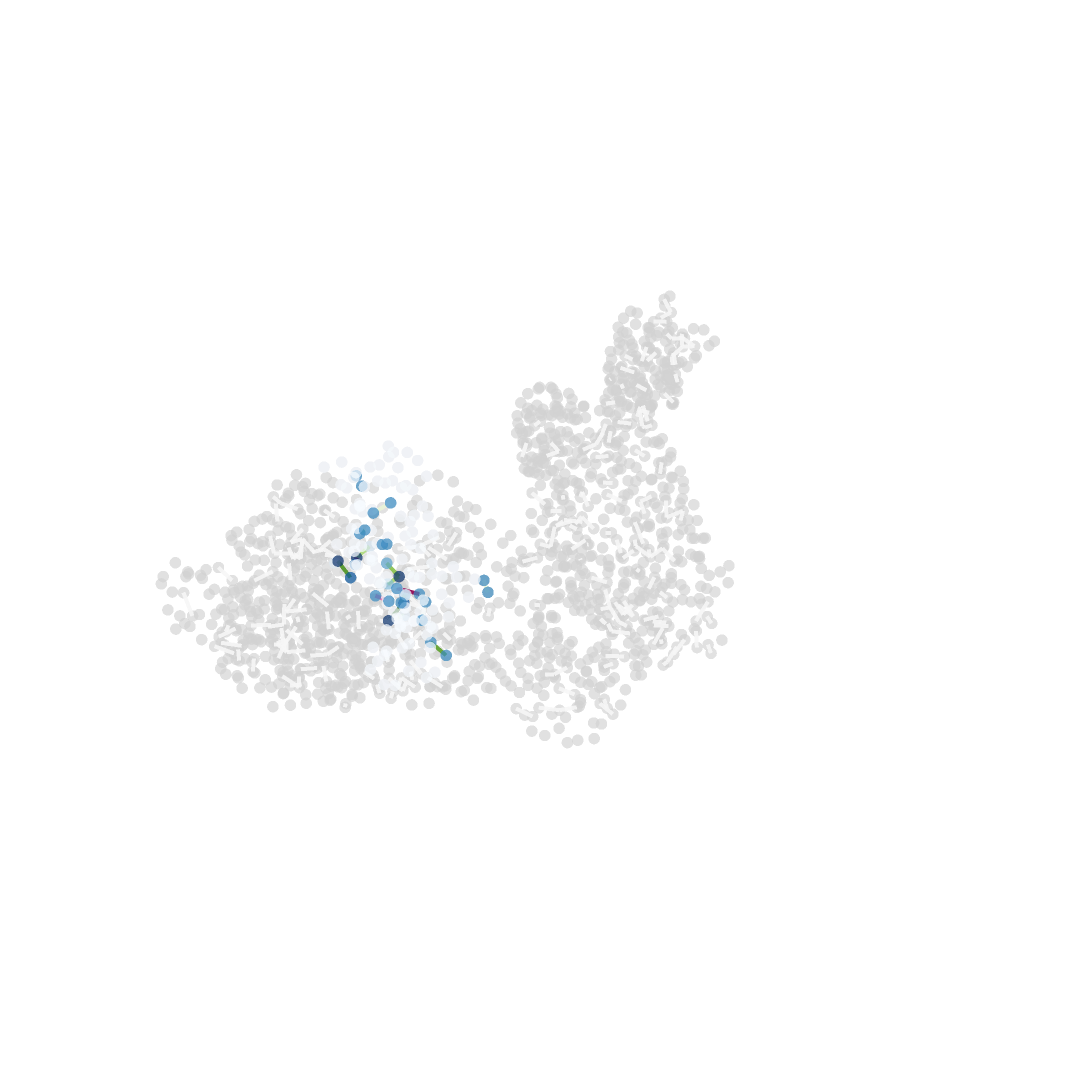

Notebook code cell kept with this figure:
### Code cell
# Create the edge trace, coloring by the attribute vector
SIZE = 4
axis = dict(showbackground=False, showline=False, zeroline=False,
                showgrid=False, showticklabels=False, title='')
layout = go.Layout(title='', width=1250, height=1250, showlegend=False,
                    scene=dict(xaxis=dict(axis), yaxis=dict(axis), zaxis=dict(axis)),
                    margin=dict(t=100), hovermode='closest')
fig = go.Figure(layout=layout)
fig.update_layout(plot_bgcolor='white', paper_bgcolor='white', scene=dict(dragmode='orbit'))

fig.add_trace(go.Scatter3d(
    x=Xg,y=Yg,z=Zg,
    mode='markers',
    marker=dict(symbol='circle', size=SIZE, color="lightgray"), # Picnic , colorbar=dict(title='PR score')
    hoverinfo='text',
    opacity=0.7, # Blues
))
fig.add_trace(go.Scatter3d(
    x=edges_x,
    y=edges_y,
    z=edges_z,
    mode='lines',
    line=dict(width=8, color=edge_class, colorscale='piyg', cmin=-0.1, cmax=0.1),  # Base color for edgescolorbar=dict(title='Relative Distance Change'), 
    opacity=0.9 # piyg
))
# fig.add_trace(go.Scatter3d(
#     x=list(top_residues["x"]),
#     y=list(top_residues["y"]),
#     z=list(top_residues["z"]),
#     mode='markers',
#     marker=dict(symbol='circle', size=SIZE+1, color="blue"), # Picnic
#     hoverinfo='text'
# ))
# fig.add_trace(go.Scatter3d(
#     x=list(top_residues["x"]),
#     y=list(top_residues["y"]),
#     z=list(top_residues["z"]),
#     mode='text',
#     text=list(top_residues["residue"]),
#     textposition='top center',
#     name='Annotations'
# ))
import matplotlib.cm as cm
colormap = cm.get_cmap('Spectral_r')
#colors = [colormap(i/len(communities_list)) for i in range(len(communities_list))]
colors = ["orange", "blue", "yellow", "green"]

for i in range(len(communities_list)):
        
        community_idx = communities_list[i]
        
        # color for community
        nodes_in_community = communities[community_idx]['nodes']
        # c = colors[i]
        # c = colormap(avg_edge_masks_normalized[community_idx])
        # community_color = f"rgba({c[0]*255}, {c[1]*255}, {c[2]*255}, {c[3]*255})"
        community_color = colors[i]
        # Plot community mean position and standard deviation
        fig.add_trace(go.Scatter3d(
            x=[Xg[i] for i in nodes_in_community],
            y=[Yg[i] for i in nodes_in_community],
            z=[Zg[i] for i in nodes_in_community],
            mode='markers',
            # marker=dict(symbol='circle', size=SIZE, color=community_color, colorscale="Blues"), # Picnic , colorbar=dict(title='PR score')
            marker=dict(symbol='circle', size=SIZE+3, color=[color_score[i] for i in nodes_in_community], colorscale="Blues"), # Picnic , colorbar=dict(title='PR score')
            hoverinfo='text',
            opacity=0.7, # Blues
        ))

        # # Calculate the center of the community for each extension
        # start_extension = force_idx
        # end_extension = 1 - start_extension
        # start_positions = positions[start_extension]['mean'][nodes_in_community, :]
        # end_positions = positions[end_extension]['mean'][nodes_in_community, :]
        
        # # Draw community average 
        # start_center = np.mean(start_positions, axis=0)
        # end_center = np.mean(end_positions, axis=0)
        # displacement = np.mean(start_positions - end_positions, axis=0)
        # displacement_std = np.std(start_positions - end_positions, axis=0)
        # df_displacement.iloc[i] = list(displacement) + list(displacement_std) + [start_positions.shape[0]]
        
        # # Add circle for the start center
        # fig.add_trace(go.Scatter3d(
        #     x=[start_center[0]], y=[start_center[1]], z=[start_center[2]],
        #     mode='markers', marker=dict(size=4, color='green', symbol='circle')
        # ))
        displacement_txt = f'C{community_idx} n={len(nodes_in_community)}'
        # displacement_std_txt = f'SD △=({displacement_std[0]:.1f}, {displacement_std[1]:.1f}, {displacement_std[2]:.1f})'
        # print(displacement_txt + "  " + displacement_std_txt + f" n={start_positions.shape[0]}")
        # # add text 
        # fig.add_trace(go.Scatter3d(
        #     x=[end_center[0] + 10], 
        #     y=[end_center[1] + 10], 
        #     z=[end_center[2] - 10],
        #     mode='text',
        #     text=[displacement_txt],  # Replace with your desired text
        #     textfont=dict(size=14),   # Set text size
        #     textposition='top center' # Adjust text position relative to the point
        # ))
        # # add text 
        # fig.add_trace(go.Scatter3d(
        #     x=[end_center[0] + 10], 
        #     y=[end_center[1] + 10], 
        #     z=[end_center[2] - 5],
        #     mode='text',
        #     text=[displacement_std_txt],  # Replace with your desired text
        #     textfont=dict(size=14),   # Set text size
        #     textposition='top center' # Adjust text position relative to the point
        # ))

        # # Add line from start_center to end_center
        # fig.add_trace(go.Scatter3d(
        #     x=[start_center[0], end_center[0]], y=[start_center[1], end_center[1]], z=[start_center[2], end_center[2]],
        #     mode='lines',
        #     line=dict(color='green', width=cone_scale*2),
        # ))

        # # Add the arrowhead (cone shape) at the end of the arrow
        # fig.add_trace(go.Cone(
        #     x=[end_center[0]], y=[end_center[1]], z=[end_center[2]],
        #     u=[end_center[0] - start_center[0]],
        #     v=[end_center[1] - start_center[1]],
        #     w=[end_center[2] - start_center[2]],
        #     sizemode="absolute",
        #     sizeref=cone_scale,  # Adjust the size of the cone tip
        #     showscale=False,
        #     anchor="tip",
        #     colorscale=[[0, 'green'], [1, 'green']],
        # ))

fig.show()

fig.write_html(f"{EXPORT_DIR}/pagerank-thd{bound_thd}-repall.html")

### Figure 1 — Plotly figure (JSON) as saved in the notebook; plotly's stock layout.template omitted (floating-point values rounded to 4 significant figures; data arrays with more than 128 entries replaced by an {"elided": "..."} marker saying what was removed)
{"data": [{"hoverinfo": "text", "marker": {"color": "lightgray", "size": 4, "symbol": "circle"}, "mode": "markers", "opacity": 0.7, "type": "scatter3d", "x": {"elided": "1595 float values"}, "y": {"elided": "1595 float values"}, "z": {"elided": "1595 float values"}}, {"line": {"cmax": 0.1, "cmin": -0.1, "color": {"elided": "642 float values"}, "colorscale": [[0, "rgb(142,1,82)"], [0.1, "rgb(197,27,125)"], [0.2, "rgb(222,119,174)"], [0.3, "rgb(241,182,218)"], [0.4, "rgb(253,224,239)"], [0.5, "rgb(247,247,247)"], [0.6, "rgb(230,245,208)"], [0.7, "rgb(184,225,134)"], [0.8, "rgb(127,188,65)"], [0.9, "rgb(77,146,33)"], [1, "rgb(39,100,25)"]], "width": 8}, "mode": "lines", "opacity": 0.9, "type": "scatter3d", "x": {"elided": "642 float values"}, "y": {"elided": "642 float values"}, "z": {"elided": "642 float values"}}, {"hoverinfo": "text", "marker": {"color": [0.000274, 0.000274, 0.000274, 0.000274, 0.000274, 0.000274, 0.000274, 0.000274, 0.000274, 0.000274, 0.000274, 0.000274, 0.001825, 0.000274, 0.000274, 0.000274, 0.000274, 0.000274, 0.000274, 0.0005366, 0.002655, 0.002655, 0.000274, 0.001825, 0.000274, 0.000274, 0.000274, 0.000274, 0.001825, 0.000274, 0.000274, 0.000274, 0.000274, 0.000274, 0.000274, 0.000274, 0.001825, 0.001825, 0.0006304, 0.000274, 0.000274, 0.00219, 0.002283, 0.000274, 0.000274, 0.000274, 0.000274, 0.000274, 0.000274, 0.001825, 0.000274, 0.000274, 0.001825, 0.001521, 0.000274, 0.001299, 0.001825, 0.000274, 0.000274, 0.000274, 0.000274, 0.000274, 0.000274, 0.000274, 0.000274, 0.000274, 0.000274, 0.000274, 0.000274, 0.002358, 0.001825, 0.000274, 0.000274, 0.000274, 0.000274, 0.000274, 0.000274, 0.000274, 0.000274, 0.000274, 0.000274, 0.000274, 0.000274, 0.000274, 0.001825, 0.000274, 0.000274, 0.000274, 0.000274, 0.000274, 0.000274, 0.000274, 0.001825, 0.001825, 0.001825, 0.000274, 0.002655, 0.0004618, 0.001825, 0.000274], "colorscale": [[0, "rgb(247,251,255)"], [0.125, "rgb(222,235,247)"], [0.25, "rgb(198,219,239)"], [0.375, "rgb(158,202,225)"], [0.5, "rgb(107,174,214)"], [0.625, "rgb(66,146,198)"], [0.75, "rgb(33,113,181)"], [0.875, "rgb(8,81,156)"], [1, "rgb(8,48,107)"]], "size": 4, "symbol": "circle"}, "mode": "markers", "opacity": 0.7, "type": "scatter3d", "x": [123.5, 121.9, 120.0, 115.8, 115.0, 111.6, 112.1, 109.6, 112.1, 114.7, 118.8, 117.3, 119.2, 121.1, 119.2, 122.7, 122.2, 124.4, 121.7, 124.1, 122.2, 117.8, 119.6, 117.2, 119.1, 117.6, 118.3, 119.4, 118.0, 120.5, 121.9, 124.5, 118.9, 114.8, 113.2, 115.6, 112.5, 115.2, 115.1, 111.6, 113.6, 117.8, 121.1, 118.4, 120.8, 117.7, 119.9, 123.1, 122.1, 118.2, 118.5, 112.5, 116.2, 117.6, 118.3, 117.9, 120.0, 116.5, 115.7, 111.6, 111.5, 109.8, 105.9, 107.0, 108.8, 113.1, 114.0, 116.7, 117.1, 115.2, 116.2, 112.5, 113.6, 109.8, 110.1, 107.2, 106.7, 106.6, 102.8, 103.7, 103.2, 105.5, 105.8, 104.7, 108.0, 106.4, 107.0, 103.0, 104.0, 108.0, 107.8, 110.8, 113.2, 111.1, 114.2, 116.4, 120.2, 118.4, 119.7, 121.8], "y": [66.38, 70.05, 68.34, 69.43, 67.12, 65.07, 61.45, 63.63, 65.4, 68.81, 67.65, 67.72, 64.45, 65.68, 63.61, 63.87, 63.59, 59.91, 60.11, 57.61, 55.97, 57.02, 59.08, 58.58, 60.68, 58.55, 61.56, 58.81, 61.04, 63.81, 61.99, 59.14, 55.98, 56.28, 56.56, 57.48, 57.8, 57.69, 58.72, 56.75, 56.86, 56.03, 58.51, 62.12, 60.59, 63.05, 62.73, 65.06, 68.55, 68.28, 71.09, 69.16, 67.18, 68.38, 65.06, 68.4, 66.17, 63.04, 64.29, 63.17, 64.87, 68.74, 68.34, 68.43, 64.72, 64.79, 63.96, 67.13, 66.28, 69.98, 69.22, 69.13, 68.73, 67.3, 68.61, 65.92, 68.61, 65.33, 65.86, 64.23, 60.04, 59.06, 61.97, 58.68, 58.53, 59.69, 63.97, 65.56, 68.18, 68.39, 71.92, 70.81, 73.53, 72.8, 75.04, 71.46, 70.45, 74.23, 70.71, 73.68], "z": [75.78, 77.62, 81.17, 81.45, 85.13, 83.34, 86.02, 89.0, 92.26, 92.13, 90.88, 86.85, 85.03, 81.45, 78.09, 75.49, 71.28, 70.29, 66.83, 63.89, 62.64, 61.92, 65.65, 69.07, 72.43, 75.88, 78.95, 82.16, 85.61, 87.44, 91.0, 89.68, 81.55, 83.04, 78.79, 75.17, 72.04, 68.66, 64.53, 62.77, 58.88, 59.51, 58.71, 58.85, 63.1, 65.19, 68.95, 66.68, 69.27, 71.29, 74.66, 71.24, 69.89, 66.01, 63.42, 60.43, 57.05, 57.35, 53.31, 52.28, 48.26, 48.2, 46.38, 42.04, 42.66, 43.38, 47.68, 48.92, 53.19, 54.39, 58.72, 61.03, 65.27, 66.7, 70.86, 72.74, 76.21, 78.98, 81.06, 84.81, 84.96, 81.55, 78.24, 75.78, 73.08, 69.17, 70.07, 70.4, 66.93, 65.31, 62.79, 59.81, 57.83, 54.08, 51.73, 50.81, 52.36, 55.02, 57.82, 67.21]}, {"hoverinfo": "text", "marker": {"color": [0.001825, 0.001825, 0.000274, 0.000274, 0.000274, 0.000274, 0.000274, 0.000274, 0.000274, 0.000274, 0.000274, 0.001825, 0.001825, 0.000274, 0.000274, 0.000274, 0.000274, 0.000274, 0.000274, 0.000274, 0.000274, 0.000274, 0.000274, 0.000274, 0.000274, 0.000274, 0.001825, 0.002655, 0.000274, 0.000274, 0.000274, 0.000274, 0.001825, 0.000274, 0.000274, 0.000274, 0.000274, 0.000274, 0.000274, 0.000274, 0.000274, 0.000274, 0.000274, 0.000274], "colorscale": [[0, "rgb(247,251,255)"], [0.125, "rgb(222,235,247)"], [0.25, "rgb(198,219,239)"], [0.375, "rgb(158,202,225)"], [0.5, "rgb(107,174,214)"], [0.625, "rgb(66,146,198)"], [0.75, "rgb(33,113,181)"], [0.875, "rgb(8,81,156)"], [1, "rgb(8,48,107)"]], "size": 4, "symbol": "circle"}, "mode": "markers", "opacity": 0.7, "type": "scatter3d", "x": [108.4, 109.7, 112.7, 113.4, 108.5, 108.2, 106.3, 109.7, 113.3, 116.3, 119.3, 122.4, 120.9, 125.0, 125.2, 127.1, 130.8, 131.1, 132.2, 128.6, 129.7, 126.6, 125.4, 121.9, 131.8, 133.7, 117.5, 117.1, 121.6, 114.4, 116.8, 120.0, 119.8, 123.2, 123.5, 118.7, 118.2, 117.3, 121.4, 121.6, 125.1, 122.7, 119.0, 117.6], "y": [91.48, 91.73, 81.5, 81.79, 80.36, 80.93, 84.78, 86.47, 84.13, 87.31, 85.42, 88.48, 91.46, 92.36, 89.65, 86.0, 85.72, 82.02, 79.09, 79.77, 82.29, 78.56, 82.07, 79.75, 80.51, 84.51, 73.99, 71.81, 71.05, 80.2, 76.75, 77.73, 75.36, 78.06, 77.37, 77.98, 81.66, 81.34, 82.96, 79.47, 81.64, 80.46, 82.58, 80.48], "z": [65.37, 69.38, 66.69, 62.35, 66.53, 63.82, 64.26, 62.1, 61.16, 60.78, 58.29, 57.96, 55.21, 53.53, 50.5, 51.21, 49.31, 47.38, 50.48, 52.81, 56.12, 58.04, 60.77, 62.18, 57.4, 57.12, 60.12, 63.84, 63.73, 67.47, 66.21, 63.56, 59.95, 59.04, 54.64, 55.64, 53.62, 49.19, 48.38, 51.83, 53.9, 57.59, 58.7, 62.3]}], "layout": {"height": 1250, "hovermode": "closest", "margin": {"t": 100}, "paper_bgcolor": "white", "plot_bgcolor": "white", "scene": {"dragmode": "orbit", "xaxis": {"showbackground": false, "showgrid": false, "showline": false, "showticklabels": false, "title": {"text": ""}, "zeroline": false}, "yaxis": {"showbackground": false, "showgrid": false, "showline": false, "showticklabels": false, "title": {"text": ""}, "zeroline": false}, "zaxis": {"showbackground": false, "showgrid": false, "showline": false, "showticklabels": false, "title": {"text": ""}, "zeroline": false}}, "showlegend": false, "title": {"text": ""}, "width": 1250}}
